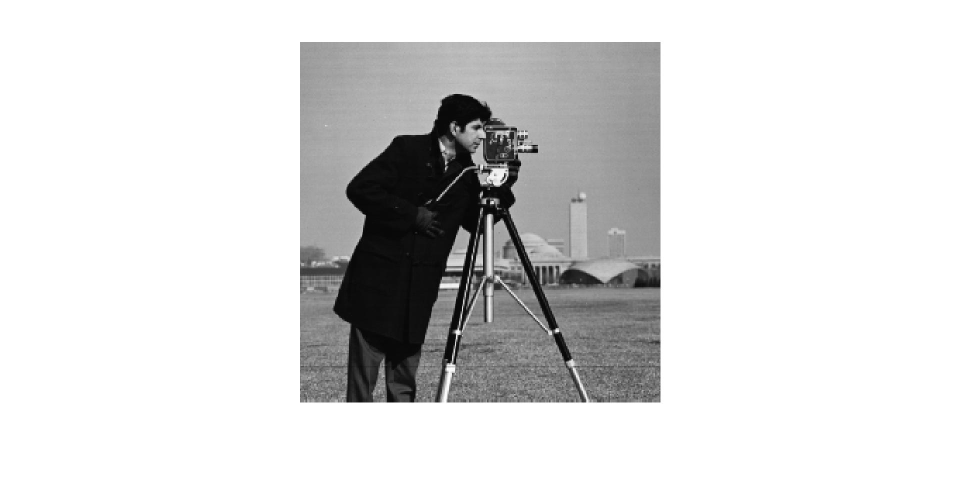
%> input picture analysis/images/cameraman.jpg, 1921 x 963 px, given in place of cameraman.tif, which was not available (shown at 1/2 size)
$ octave irkt.m   (GNU Octave 9; MATLAB toolbox functions it lacks are replaced by stand-ins)
%> lines starting %> are read from the running program, lines starting %| are printed output that depends on the picture; in (x1, y1, x2, y2) boxes, pixels count from 0 and x2, y2 are one past the last pixel; in counts of white or black regions, pixels touching at a corner belong together; the program's own positions count from 1; pictures that were not available may be replaced by others from this repository, and a replacement may not be noted


uint8 a;
uint8 w;
w=zeros(260,260);
a=imread('cameraman.tif');
%> a is the input picture: size 963x1921x3 uint8; min 0, max 255, mean 216.7

a=cast(a,'double');
%> a: size 963x1921x3 double
w=cast(w,'double');
k1=[0 1 1 1 1; -1 0 1 1 1 ; -1 -1 0 1 1 ; -1 -1 -1 0 1; -1 -1 -1 -1 0];
k2=[-1 0 1 1 1; -1 -1 0 1 1; -1 -1 0 1 1; -1 -1 0 1 1; -1 -1 -1 0 1];
k3=[-1 -1 0 1 1;-1 -1 0 1 1;-1 -1 0 1 1;-1 -1 0 1 1;-1 -1 0 1 1];
k4=[-1 -1 -1 0 1;-1 -1 0 1 1;-1 -1 0 1 1;-1 -1 0 1 1;-1 0 1 1 1 ];
k5=[1 1 1 1 0;1 1 1 0 -1 ;1 1 0 -1 -1;1 0 -1 -1 -1;0 -1 -1 -1 -1];
k6=[1 1 1 1 1 ;1 1 1 1 0;1 0 0 0 -1;0 -1 -1 -1 -1; -1 -1 -1 -1 -1];
k7=[1 1 1 1 1; 1 1 1 1 1;0 0 0 0 0; -1 -1 -1 -1 -1; -1 -1 -1 -1 -1];
k8=[1 1 1 1 1; 0 1 1 1 1; -1  0 0 0 1;-1 -1 -1 -1 0;-1 -1 -1 -1 -1];
for i=1: 256
    for j=1:256
        w(i+2,j+2)=a(i,j);
    end
end
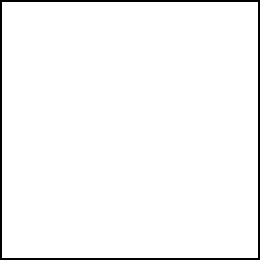
%> w: size 260x260 double; 96.9% white; 1 black region, box (x1, y1, x2, y2) and area: (0, 0, 260, 260) 2064

w1=zeros(256,256);
w2=zeros(256,256);
w3=zeros(256,256);
w4=zeros(256,256);
w5=zeros(256,256);
w6=zeros(256,256);
w7=zeros(256,256);
w8=zeros(256,256);

w1=cast(w1,'double');
w2=cast(w2,'double');
w3=cast(w3,'double');
w4=cast(w4,'double');
w5=cast(w5,'double');
w6=cast(w6,'double');
w7=cast(w7,'double');
w8=cast(w8,'double');


for i=1:256
    for j=1:256
        w1(i,j)=k1(1,1)* w(i+2-2,j+2-2) + k1(1,2)* w(i+2-2,j+2-1) + k1(1,3)* w(i+2-2,j+2) + k1(1,4)* w(i+2-2,j+2+1) + k1(1,5)* w(i+2-2,j+2+2) + ...
                   k1(2,1)* w(i+2-1,j+2-2) + k1(2,2)* w(i+2-2,j+2-1)+ k1(2,3) * w(i+2-2,j+2)+ k1(2,4)* w(i+2-2,j+2+1) + k1(2,5)* w(i+2-2,j+2+2) + ...
                   k1(3,1)* w(i+2,j+2-2) + k1(3,2)* w(i+2,j+2-1) + w(i+2,j+2)*k1(3,3) + k1(3,4)* w(i+2,j+2+1) + k1(3,5)* w(i+2,j+2+2) + ...
                   k1(4,1)* w(i+2+1,j+2-2) + k1(4,2)* w(i+2+1,j+2-1) + k1(4,3)* w(i+2+1,j+2) + k1(4,4)* w(i+2+1,j+2+1) + k1(4,5)* w(i+2+1,j+2+2) + ...
                   k1(5,1)* w(i+2+2,j+2-2) + k1(5,2)* w(i+2+2,j+2-1) + k1(5,3)* w(i+2+2,j+2) + k1(5,4)* w(i+2+2,j+2+1) + k1(5,5)* w(i+2+2,j+2+2);
    end
end
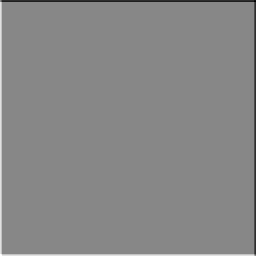
%> w1: size 256x256 double; min -2295, max 2040, mean -3; drawn with min black and max white


for i=1:256
    for j=1:256
        w2(i,j)=k2(1,1)* w(i+2-2,j+2-2) + k2(1,2)* w(i+2-2,j+2-1) + k2(1,3)* w(i+2-2,j+2) + k2(1,4)* w(i+2-2,j+2+1) + k2(1,5)* w(i+2-2,j+2+2) + ...
                   k2(2,1)* w(i+2-1,j+2-2) + k2(2,2)* w(i+2-2,j+2-1)+ k2(2,3) * w(i+2-2,j+2)+ k2(2,4)* w(i+2-2,j+2+1) + k2(2,5)* w(i+2-2,j+2+2) + ...
                   k2(3,1)* w(i+2,j+2-2) + k2(3,2)* w(i+2,j+2-1) + w(i+2,j+2)*k2(3,3) + k2(3,4)* w(i+2,j+2+1) + k2(3,5)* w(i+2,j+2+2) + ...
                   k2(4,1)* w(i+2+1,j+2-2) + k2(4,2)* w(i+2+1,j+2-1) + k2(4,3)* w(i+2+1,j+2) + k2(4,4)* w(i+2+1,j+2+1) + k2(4,5)* w(i+2+1,j+2+2) + ...
                   k2(5,1)* w(i+2+2,j+2-2) + k2(5,2)* w(i+2+2,j+2-1) + k2(5,3)* w(i+2+2,j+2) + k2(5,4)* w(i+2+2,j+2+1) + k2(5,5)* w(i+2+2,j+2+2);
    end
end
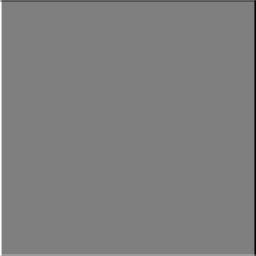
%> w2: size 256x256 double; min -2295, max 2295, mean -1; drawn with min black and max white

for i=1:256
    for j=1:256
        w3(i,j)=k3(1,1)* w(i+2-2,j+2-2) + k3(1,2)* w(i+2-2,j+2-1) + k3(1,3)* w(i+2-2,j+2) + k3(1,4)* w(i+2-2,j+2+1) + k3(1,5)* w(i+2-2,j+2+2) + ...
                   k3(2,1)* w(i+2-1,j+2-2) + k3(2,2)* w(i+2-2,j+2-1)+ k3(2,3) * w(i+2-2,j+2)+ k3(2,4)* w(i+2-2,j+2+1) + k3(2,5)* w(i+2-2,j+2+2) + ...
                   k3(3,1)* w(i+2,j+2-2) + k3(3,2)* w(i+2,j+2-1) + w(i+2,j+2)*k3(3,3) + k3(3,4)* w(i+2,j+2+1) + k3(3,5)* w(i+2,j+2+2) + ...
                   k3(4,1)* w(i+2+1,j+2-2) + k3(4,2)* w(i+2+1,j+2-1) + k3(4,3)* w(i+2+1,j+2) + k3(4,4)* w(i+2+1,j+2+1) + k3(4,5)* w(i+2+1,j+2+2) + ...
                   k3(5,1)* w(i+2+2,j+2-2) + k3(5,2)* w(i+2+2,j+2-1) + k3(5,3)* w(i+2+2,j+2) + k3(5,4)* w(i+2+2,j+2+1) + k3(5,5)* w(i+2+2,j+2+2);
    end
end

for i=1:256
    for j=1:256
        w4(i,j)=k4(1,1)* w(i+2-2,j+2-2) + k4(1,2)* w(i+2-2,j+2-1) + k4(1,3)* w(i+2-2,j+2) + k4(1,4)* w(i+2-2,j+2+1) + k4(1,5)* w(i+2-2,j+2+2) + ...
                   k4(2,1)* w(i+2-1,j+2-2) + k4(2,2)* w(i+2-2,j+2-1)+ k4(2,3) * w(i+2-2,j+2)+ k4(2,4)* w(i+2-2,j+2+1) + k4(2,5)* w(i+2-2,j+2+2) + ...
                   k4(3,1)* w(i+2,j+2-2) + k4(3,2)* w(i+2,j+2-1) + w(i+2,j+2)*k4(3,3) + k4(3,4)* w(i+2,j+2+1) + k4(3,5)* w(i+2,j+2+2) + ...
                   k4(4,1)* w(i+2+1,j+2-2) + k4(4,2)* w(i+2+1,j+2-1) + k4(4,3)* w(i+2+1,j+2) + k4(4,4)* w(i+2+1,j+2+1) + k4(4,5)* w(i+2+1,j+2+2) + ...
                   k4(5,1)* w(i+2+2,j+2-2) + k4(5,2)* w(i+2+2,j+2-1) + k4(5,3)* w(i+2+2,j+2) + k4(5,4)* w(i+2+2,j+2+1) + k4(5,5)* w(i+2+2,j+2+2);
    end
end

for i=1:256
    for j=1:256
        w5(i,j)=k5(1,1)* w(i+2-2,j+2-2) + k5(1,2)* w(i+2-2,j+2-1) + k5(1,3)* w(i+2-2,j+2) + k5(1,4)* w(i+2-2,j+2+1) + k5(1,5)* w(i+2-2,j+2+2) + ...
                   k5(2,1)* w(i+2-1,j+2-2) + k5(2,2)* w(i+2-2,j+2-1)+ k5(2,3) * w(i+2-2,j+2)+ k5(2,4)* w(i+2-2,j+2+1) + k5(2,5)* w(i+2-2,j+2+2) + ...
                   k5(3,1)* w(i+2,j+2-2) + k5(3,2)* w(i+2,j+2-1) + w(i+2,j+2)*k5(3,3) + k5(3,4)* w(i+2,j+2+1) + k5(3,5)* w(i+2,j+2+2) + ...
                   k5(4,1)* w(i+2+1,j+2-2) + k5(4,2)* w(i+2+1,j+2-1) + k5(4,3)* w(i+2+1,j+2) + k5(4,4)* w(i+2+1,j+2+1) + k5(4,5)* w(i+2+1,j+2+2) + ...
                   k5(5,1)* w(i+2+2,j+2-2) + k5(5,2)* w(i+2+2,j+2-1) + k5(5,3)* w(i+2+2,j+2) + k5(5,4)* w(i+2+2,j+2+1) + k5(5,5)* w(i+2+2,j+2+2);
    end
end

for i=1:256
    for j=1:256
        w6(i,j)=k6(1,1)* w(i+2-2,j+2-2) + k6(1,2)* w(i+2-2,j+2-1) + k6(1,3)* w(i+2-2,j+2) + k6(1,4)* w(i+2-2,j+2+1) + k6(1,5)* w(i+2-2,j+2+2) + ...
                   k6(2,1)* w(i+2-1,j+2-2) + k6(2,2)* w(i+2-2,j+2-1)+ k6(2,3) * w(i+2-2,j+2)+ k6(2,4)* w(i+2-2,j+2+1) + k6(2,5)* w(i+2-2,j+2+2) + ...
                   k6(3,1)* w(i+2,j+2-2) + k6(3,2)* w(i+2,j+2-1) + w(i+2,j+2)*k6(3,3) + k6(3,4)* w(i+2,j+2+1) + k6(3,5)* w(i+2,j+2+2) + ...
                   k6(4,1)* w(i+2+1,j+2-2) + k6(4,2)* w(i+2+1,j+2-1) + k6(4,3)* w(i+2+1,j+2) + k6(4,4)* w(i+2+1,j+2+1) + k6(4,5)* w(i+2+1,j+2+2) + ...
                   k6(5,1)* w(i+2+2,j+2-2) + k6(5,2)* w(i+2+2,j+2-1) + k6(5,3)* w(i+2+2,j+2) + k6(5,4)* w(i+2+2,j+2+1) + k6(5,5)* w(i+2+2,j+2+2);
    end
end
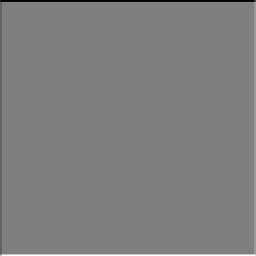
%> w6: size 256x256 double; min -2295, max 2295, mean -3; drawn with min black and max white

%> (the run ends here)
